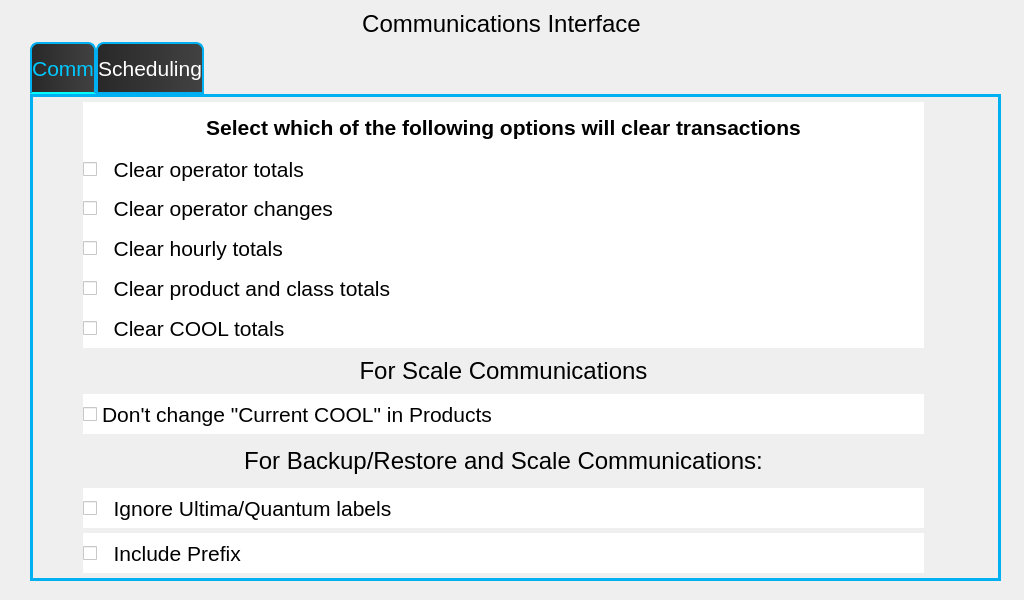
<?xml version="1.0" encoding="UTF-8"?>
<ui version="4.0">
 <class>superCommInterface</class>
 <widget class="QWidget" name="superCommInterface">
  <property name="geometry">
   <rect>
    <x>0</x>
    <y>0</y>
    <width>1024</width>
    <height>600</height>
   </rect>
  </property>
  <property name="windowTitle">
   <string>Form</string>
  </property>
  <widget class="QLabel" name="lblCommunicationsInterfaceHeading">
   <property name="geometry">
    <rect>
     <x>171</x>
     <y>4</y>
     <width>661</width>
     <height>40</height>
    </rect>
   </property>
   <property name="font">
    <font>
     <pointsize>18</pointsize>
    </font>
   </property>
   <property name="text">
    <string>Communications Interface</string>
   </property>
   <property name="alignment">
    <set>Qt::AlignCenter</set>
   </property>
  </widget>
  <widget class="QTabWidget" name="tabCommInterface">
   <property name="geometry">
    <rect>
     <x>30</x>
     <y>40</y>
     <width>971</width>
     <height>541</height>
    </rect>
   </property>
   <property name="font">
    <font>
     <pointsize>16</pointsize>
    </font>
   </property>
   <property name="styleSheet">
    <string notr="true">QTabWidget#mainTab{
/* whatever you want here */
}
QTabWidget::pane{
	border-top: 2px solid rgb(0,176,240);
	border: 3px solid rgb(0,176,240);
}

QTabWidget::tab-bar{
	alignment: center;
}

QTabBar::tab{
	border: 2px solid #C4C4C3;
    border-color: rgb(0, 176, 240);
	border-bottom-color: rgb(0,176,240);
	height: 50px; 
	/*min-width: 148px;*/
	background: rgb(227, 227, 227); 
	border-top-left-radius: 8px;
    border-top-right-radius: 8px;

}
QTabBar::tab:selected{
background:qlineargradient(spread:reflect, x1:0.005, y1:0, x2:1, y2:0, stop:0 rgba(40, 40, 40, 255), stop:1 rgba(66, 66, 66, 255));
	border-color: rgb(0,176,240);
	color:rgb(0,200,255);
	/*border-bottom-color: rgb(0,176,240);*/
	/*border-bottom-color: rgb(0,286,245);*/
	border-bottom-color: rgb(0, 255, 255);

    margin-top: 2px;
	height: 48px;
}

QTabBar::tab:!selected{
background:qlineargradient(spread:reflect, x1:0.005, y1:0, x2:1, y2:0, stop:0 rgba(40, 40, 40, 255), stop:1 rgba(66, 66, 66, 255));
	border-color: rgb(0,176,240);
	/*border-bottom-color: rgb(255,255,255);*/
	color:rgb(255,255,255); 
    margin-top: 2px;
	height: 48px;
}

QTabBar::tab:first:selected{
	margin-left: 0px;
}

QTabBar::tab:last:selected{
	margin-right: 0px;
}

</string>
   </property>
   <property name="currentIndex">
    <number>0</number>
   </property>
   <widget class="QWidget" name="tabComm">
    <attribute name="title">
     <string>Comm</string>
    </attribute>
    <widget class="QCheckBox" name="ckClearHourlyTotals">
     <property name="geometry">
      <rect>
       <x>50</x>
       <y>131</y>
       <width>841</width>
       <height>40</height>
      </rect>
     </property>
     <property name="font">
      <font>
       <pointsize>16</pointsize>
      </font>
     </property>
     <property name="styleSheet">
      <string notr="true">QCheckBox
{
	color: black;
	background: white;
 }</string>
     </property>
     <property name="text">
      <string>  Clear hourly totals</string>
     </property>
    </widget>
    <widget class="QLabel" name="lblForBRAndScaleComm">
     <property name="geometry">
      <rect>
       <x>50</x>
       <y>339</y>
       <width>841</width>
       <height>50</height>
      </rect>
     </property>
     <property name="font">
      <font>
       <pointsize>18</pointsize>
       <weight>50</weight>
       <bold>false</bold>
      </font>
     </property>
     <property name="styleSheet">
      <string notr="true">QLabel
{
	color: black;
 }</string>
     </property>
     <property name="text">
      <string>For Backup/Restore and Scale Communications:</string>
     </property>
     <property name="alignment">
      <set>Qt::AlignCenter</set>
     </property>
    </widget>
    <widget class="QLabel" name="lblForScaleComm">
     <property name="geometry">
      <rect>
       <x>140</x>
       <y>254</y>
       <width>661</width>
       <height>40</height>
      </rect>
     </property>
     <property name="font">
      <font>
       <pointsize>18</pointsize>
      </font>
     </property>
     <property name="text">
      <string>For Scale Communications</string>
     </property>
     <property name="alignment">
      <set>Qt::AlignCenter</set>
     </property>
    </widget>
    <widget class="QCheckBox" name="ckClearCOOLSTotals">
     <property name="geometry">
      <rect>
       <x>50</x>
       <y>211</y>
       <width>841</width>
       <height>40</height>
      </rect>
     </property>
     <property name="font">
      <font>
       <pointsize>16</pointsize>
      </font>
     </property>
     <property name="styleSheet">
      <string notr="true">QCheckBox
{
	color: black;
	background: white;
 }</string>
     </property>
     <property name="text">
      <string>  Clear COOL totals</string>
     </property>
    </widget>
    <widget class="QCheckBox" name="ckClearOperatorChanges">
     <property name="geometry">
      <rect>
       <x>50</x>
       <y>91</y>
       <width>841</width>
       <height>40</height>
      </rect>
     </property>
     <property name="font">
      <font>
       <pointsize>16</pointsize>
      </font>
     </property>
     <property name="styleSheet">
      <string notr="true">QCheckBox
{
	color: black;
	background: white;
 }</string>
     </property>
     <property name="text">
      <string>  Clear operator changes</string>
     </property>
    </widget>
    <widget class="QCheckBox" name="chkDontChangeCurrentCool">
     <property name="geometry">
      <rect>
       <x>50</x>
       <y>297</y>
       <width>841</width>
       <height>40</height>
      </rect>
     </property>
     <property name="font">
      <font>
       <pointsize>16</pointsize>
      </font>
     </property>
     <property name="styleSheet">
      <string notr="true">QCheckBox
{
	color: black;
	background: white;
 }</string>
     </property>
     <property name="text">
      <string>Don't change &quot;Current COOL&quot; in Products</string>
     </property>
    </widget>
    <widget class="QCheckBox" name="ckIgnoreUltimaLabels">
     <property name="geometry">
      <rect>
       <x>50</x>
       <y>391</y>
       <width>841</width>
       <height>40</height>
      </rect>
     </property>
     <property name="sizePolicy">
      <sizepolicy hsizetype="Fixed" vsizetype="Fixed">
       <horstretch>0</horstretch>
       <verstretch>0</verstretch>
      </sizepolicy>
     </property>
     <property name="font">
      <font>
       <pointsize>16</pointsize>
      </font>
     </property>
     <property name="styleSheet">
      <string notr="true">QCheckBox
{
	color: black;
	background: white;
 }</string>
     </property>
     <property name="text">
      <string>  Ignore Ultima/Quantum labels</string>
     </property>
    </widget>
    <widget class="QLabel" name="lblSelectOptionsHeading">
     <property name="geometry">
      <rect>
       <x>50</x>
       <y>5</y>
       <width>841</width>
       <height>50</height>
      </rect>
     </property>
     <property name="font">
      <font>
       <pointsize>16</pointsize>
       <weight>75</weight>
       <bold>true</bold>
      </font>
     </property>
     <property name="styleSheet">
      <string notr="true">QLabel
{
	color: black;
	background: white;
 }</string>
     </property>
     <property name="text">
      <string>Select which of the following options will clear transactions</string>
     </property>
     <property name="alignment">
      <set>Qt::AlignCenter</set>
     </property>
    </widget>
    <widget class="QCheckBox" name="ckClearOperatorTotals">
     <property name="geometry">
      <rect>
       <x>50</x>
       <y>52</y>
       <width>841</width>
       <height>40</height>
      </rect>
     </property>
     <property name="font">
      <font>
       <pointsize>16</pointsize>
      </font>
     </property>
     <property name="styleSheet">
      <string notr="true">QCheckBox
{
	color: black;
	background: white;
 }</string>
     </property>
     <property name="text">
      <string>  Clear operator totals</string>
     </property>
    </widget>
    <widget class="QCheckBox" name="ckClearProductAndClassTotals">
     <property name="geometry">
      <rect>
       <x>50</x>
       <y>171</y>
       <width>841</width>
       <height>40</height>
      </rect>
     </property>
     <property name="font">
      <font>
       <pointsize>16</pointsize>
      </font>
     </property>
     <property name="styleSheet">
      <string notr="true">QCheckBox
{
	color: black;
	background: white;
 }</string>
     </property>
     <property name="text">
      <string>  Clear product and class totals</string>
     </property>
    </widget>
    <widget class="QCheckBox" name="ckIncludePrefix">
     <property name="geometry">
      <rect>
       <x>50</x>
       <y>436</y>
       <width>841</width>
       <height>40</height>
      </rect>
     </property>
     <property name="sizePolicy">
      <sizepolicy hsizetype="Fixed" vsizetype="Fixed">
       <horstretch>0</horstretch>
       <verstretch>0</verstretch>
      </sizepolicy>
     </property>
     <property name="font">
      <font>
       <pointsize>16</pointsize>
      </font>
     </property>
     <property name="styleSheet">
      <string notr="true">QCheckBox
{
	color: black;
	background: white;
 }</string>
     </property>
     <property name="text">
      <string>  Include Prefix</string>
     </property>
    </widget>
   </widget>
   <widget class="QWidget" name="tabScheduling">
    <attribute name="title">
     <string>Scheduling</string>
    </attribute>
    <widget class="QWidget" name="layoutWidget">
     <property name="geometry">
      <rect>
       <x>50</x>
       <y>72</y>
       <width>261</width>
       <height>367</height>
      </rect>
     </property>
     <layout class="QVBoxLayout" name="verticalLayout">
      <item>
       <widget class="QCheckBox" name="chkMonday">
        <property name="enabled">
         <bool>true</bool>
        </property>
        <property name="font">
         <font>
          <pointsize>18</pointsize>
         </font>
        </property>
        <property name="text">
         <string>Monday</string>
        </property>
       </widget>
      </item>
      <item>
       <widget class="QCheckBox" name="chkTuesday">
        <property name="enabled">
         <bool>true</bool>
        </property>
        <property name="font">
         <font>
          <pointsize>18</pointsize>
         </font>
        </property>
        <property name="text">
         <string>Tuesday</string>
        </property>
       </widget>
      </item>
      <item>
       <widget class="QCheckBox" name="chkWednesday">
        <property name="enabled">
         <bool>true</bool>
        </property>
        <property name="font">
         <font>
          <pointsize>18</pointsize>
         </font>
        </property>
        <property name="text">
         <string>Wednesday</string>
        </property>
       </widget>
      </item>
      <item>
       <widget class="QCheckBox" name="chkThursday">
        <property name="enabled">
         <bool>true</bool>
        </property>
        <property name="font">
         <font>
          <pointsize>18</pointsize>
         </font>
        </property>
        <property name="text">
         <string>Thursday</string>
        </property>
       </widget>
      </item>
      <item>
       <widget class="QCheckBox" name="chkFriday">
        <property name="enabled">
         <bool>true</bool>
        </property>
        <property name="font">
         <font>
          <pointsize>18</pointsize>
         </font>
        </property>
        <property name="text">
         <string>Friday</string>
        </property>
       </widget>
      </item>
      <item>
       <widget class="QCheckBox" name="chkSaturday">
        <property name="enabled">
         <bool>true</bool>
        </property>
        <property name="font">
         <font>
          <pointsize>18</pointsize>
         </font>
        </property>
        <property name="text">
         <string>Saturday</string>
        </property>
       </widget>
      </item>
      <item>
       <widget class="QCheckBox" name="chkSunday">
        <property name="enabled">
         <bool>true</bool>
        </property>
        <property name="font">
         <font>
          <pointsize>18</pointsize>
         </font>
        </property>
        <property name="text">
         <string>Sunday</string>
        </property>
       </widget>
      </item>
     </layout>
    </widget>
    <widget class="QPushButton" name="butMergeNow">
     <property name="geometry">
      <rect>
       <x>328</x>
       <y>410</y>
       <width>290</width>
       <height>61</height>
      </rect>
     </property>
     <property name="font">
      <font>
       <pointsize>14</pointsize>
       <weight>75</weight>
       <bold>true</bold>
      </font>
     </property>
     <property name="text">
      <string>Merge Now</string>
     </property>
    </widget>
    <widget class="QGroupBox" name="gbStartTime">
     <property name="geometry">
      <rect>
       <x>390</x>
       <y>66</y>
       <width>501</width>
       <height>161</height>
      </rect>
     </property>
     <property name="font">
      <font>
       <pointsize>14</pointsize>
       <weight>75</weight>
       <bold>true</bold>
      </font>
     </property>
     <property name="title">
      <string>Frequency on selected days</string>
     </property>
     <widget class="QLabel" name="lblTimeFormat">
      <property name="geometry">
       <rect>
        <x>177</x>
        <y>31</y>
        <width>241</width>
        <height>21</height>
       </rect>
      </property>
      <property name="font">
       <font>
        <pointsize>9</pointsize>
        <weight>75</weight>
        <bold>true</bold>
       </font>
      </property>
      <property name="text">
       <string>(Format: H:MM PM or H:MM AM)</string>
      </property>
      <property name="alignment">
       <set>Qt::AlignCenter</set>
      </property>
     </widget>
     <widget class="QRadioButton" name="chkHourly">
      <property name="geometry">
       <rect>
        <x>69</x>
        <y>111</y>
        <width>331</width>
        <height>40</height>
       </rect>
      </property>
      <property name="font">
       <font>
        <pointsize>15</pointsize>
        <weight>75</weight>
        <bold>true</bold>
       </font>
      </property>
      <property name="text">
       <string>Every hour</string>
      </property>
     </widget>
     <widget class="QRadioButton" name="chkDaily">
      <property name="geometry">
       <rect>
        <x>69</x>
        <y>63</y>
        <width>151</width>
        <height>40</height>
       </rect>
      </property>
      <property name="font">
       <font>
        <pointsize>15</pointsize>
        <weight>75</weight>
        <bold>true</bold>
       </font>
      </property>
      <property name="text">
       <string>Once at</string>
      </property>
     </widget>
     <widget class="QLabel" name="lblScheduledStartSeparator">
      <property name="geometry">
       <rect>
        <x>270</x>
        <y>67</y>
        <width>26</width>
        <height>31</height>
       </rect>
      </property>
      <property name="font">
       <font>
        <pointsize>16</pointsize>
       </font>
      </property>
      <property name="text">
       <string notr="true">:</string>
      </property>
      <property name="alignment">
       <set>Qt::AlignCenter</set>
      </property>
     </widget>
     <widget class="hobart::numericLineEdit" name="leScheduledStartHour">
      <property name="geometry">
       <rect>
        <x>199</x>
        <y>62</y>
        <width>75</width>
        <height>40</height>
       </rect>
      </property>
      <property name="font">
       <font>
        <pointsize>15</pointsize>
       </font>
      </property>
      <property name="inputMask">
       <string notr="true"/>
      </property>
      <property name="text">
       <string notr="true"/>
      </property>
      <property name="maxLength">
       <number>20</number>
      </property>
      <property name="alignment">
       <set>Qt::AlignCenter</set>
      </property>
     </widget>
     <widget class="QPushButton" name="butScheduledStartAmPm">
      <property name="geometry">
       <rect>
        <x>381</x>
        <y>62</y>
        <width>80</width>
        <height>40</height>
       </rect>
      </property>
      <property name="sizePolicy">
       <sizepolicy hsizetype="Fixed" vsizetype="Fixed">
        <horstretch>0</horstretch>
        <verstretch>0</verstretch>
       </sizepolicy>
      </property>
      <property name="minimumSize">
       <size>
        <width>75</width>
        <height>40</height>
       </size>
      </property>
      <property name="sizeIncrement">
       <size>
        <width>75</width>
        <height>40</height>
       </size>
      </property>
      <property name="font">
       <font>
        <pointsize>15</pointsize>
       </font>
      </property>
      <property name="text">
       <string notr="true">AM</string>
      </property>
     </widget>
     <widget class="hobart::numericLineEdit" name="leScheduledStartMinutes">
      <property name="geometry">
       <rect>
        <x>294</x>
        <y>62</y>
        <width>75</width>
        <height>40</height>
       </rect>
      </property>
      <property name="font">
       <font>
        <pointsize>15</pointsize>
       </font>
      </property>
      <property name="inputMask">
       <string notr="true"/>
      </property>
      <property name="text">
       <string notr="true"/>
      </property>
      <property name="maxLength">
       <number>20</number>
      </property>
      <property name="alignment">
       <set>Qt::AlignCenter</set>
      </property>
     </widget>
    </widget>
    <widget class="QCheckBox" name="chkAutoMerge">
     <property name="enabled">
      <bool>true</bool>
     </property>
     <property name="geometry">
      <rect>
       <x>10</x>
       <y>10</y>
       <width>861</width>
       <height>41</height>
      </rect>
     </property>
     <property name="font">
      <font>
       <pointsize>18</pointsize>
      </font>
     </property>
     <property name="styleSheet">
      <string notr="true">QCheckBox::indicator#cbAutoSearch{
	width: 30px;
	height: 30px;
}</string>
     </property>
     <property name="text">
      <string>Automatically Merge using the schedule below</string>
     </property>
    </widget>
    <widget class="QPushButton" name="butViewFiles">
     <property name="geometry">
      <rect>
       <x>628</x>
       <y>410</y>
       <width>290</width>
       <height>61</height>
      </rect>
     </property>
     <property name="font">
      <font>
       <pointsize>14</pointsize>
       <weight>75</weight>
       <bold>true</bold>
      </font>
     </property>
     <property name="text">
      <string>View Files</string>
     </property>
    </widget>
    <widget class="QCheckBox" name="chkExecMergeAfterComm">
     <property name="enabled">
      <bool>true</bool>
     </property>
     <property name="geometry">
      <rect>
       <x>390</x>
       <y>305</y>
       <width>571</width>
       <height>50</height>
      </rect>
     </property>
     <property name="font">
      <font>
       <pointsize>18</pointsize>
      </font>
     </property>
     <property name="text">
      <string>Execute merge when Comm session completes</string>
     </property>
    </widget>
    <widget class="QLabel" name="lblMergeHistory">
     <property name="geometry">
      <rect>
       <x>390</x>
       <y>350</y>
       <width>241</width>
       <height>50</height>
      </rect>
     </property>
     <property name="font">
      <font>
       <pointsize>18</pointsize>
      </font>
     </property>
     <property name="text">
      <string>Last Merge:</string>
     </property>
    </widget>
    <widget class="QLabel" name="lblMergeHistoryData">
     <property name="geometry">
      <rect>
       <x>640</x>
       <y>350</y>
       <width>311</width>
       <height>50</height>
      </rect>
     </property>
     <property name="font">
      <font>
       <pointsize>18</pointsize>
      </font>
     </property>
     <property name="text">
      <string>N/A</string>
     </property>
    </widget>
   </widget>
  </widget>
 </widget>
 <customwidgets>
  <customwidget>
   <class>hobart::numericLineEdit</class>
   <extends>QLineEdit</extends>
   <header location="global">numericlineedit.h</header>
  </customwidget>
 </customwidgets>
 <resources/>
 <connections/>
</ui>
